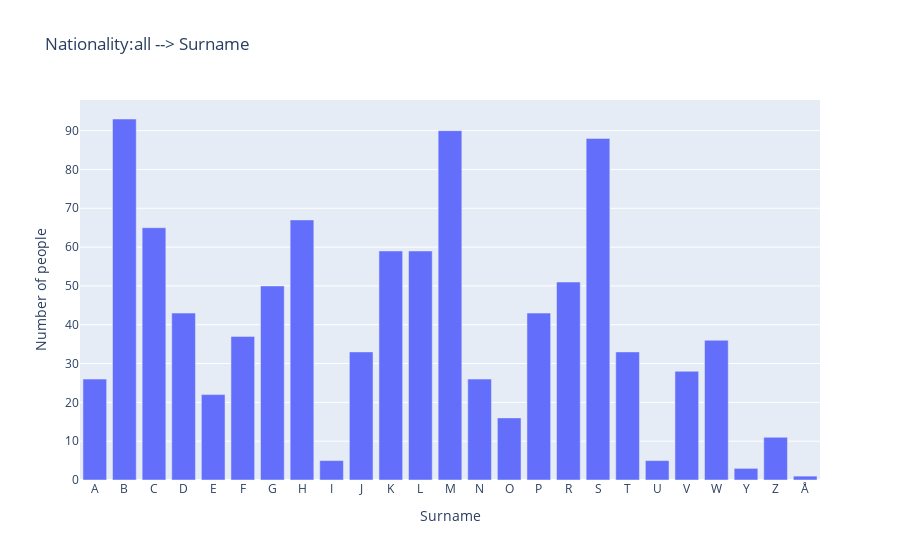

Notebook code cell kept with this figure:
### Markdown cell above
### Nationality:all --> Surname

### Code cell
# get data for selected nationality

data_selected = []

entity_type = "persons"
selected_field = "nationality"

null = None
ignore_list = ["Male", "Female"]
data_dict = {}
# iterate through selected entity type
for entity in data.get(entity_type):
    if selected_field in entity:
        property = entity.get(selected_field)
        if property == "" or property in ignore_list:
            continue
        data_selected.append(entity)


x_label = "Surname"
y_label = "Number of people"
histogram_title = f"Nationality:all --> Surname"


selected_field = "name"
histogram_type = "surname"
ignore_list = [""]

if len(data_selected) > 0:

    histogram = create_histogram({"persons": data_selected}, x_label, y_label, histogram_title, entity_type, selected_field, ignore_list,histogram_type,0)
    histogram.show()

### Figure 1 — Plotly figure (JSON) as saved in the notebook; plotly's stock layout.template omitted (floating-point values rounded to 4 significant figures)
{"data": [{"alignmentgroup": "True", "hovertemplate": "Surname=%{x}<br>Number of people=%{y}<extra></extra>", "legendgroup": "", "marker": {"color": "#636efa", "pattern": {"shape": ""}}, "name": "", "offsetgroup": "", "orientation": "v", "showlegend": false, "textposition": "auto", "type": "bar", "x": ["A", "B", "C", "D", "E", "F", "G", "H", "I", "J", "K", "L", "M", "N", "O", "P", "R", "S", "T", "U", "V", "W", "Y", "Z", "Å"], "xaxis": "x", "y": [26, 93, 65, 43, 22, 37, 50, 67, 5, 33, 59, 59, 90, 26, 16, 43, 51, 88, 33, 5, 28, 36, 3, 11, 1], "yaxis": "y"}], "layout": {"barmode": "relative", "legend": {"tracegroupgap": 0}, "title": {"text": "Nationality:all --> Surname"}, "xaxis": {"anchor": "y", "domain": [0, 1], "title": {"text": "Surname"}}, "yaxis": {"anchor": "x", "domain": [0, 1], "title": {"text": "Number of people"}}}}
